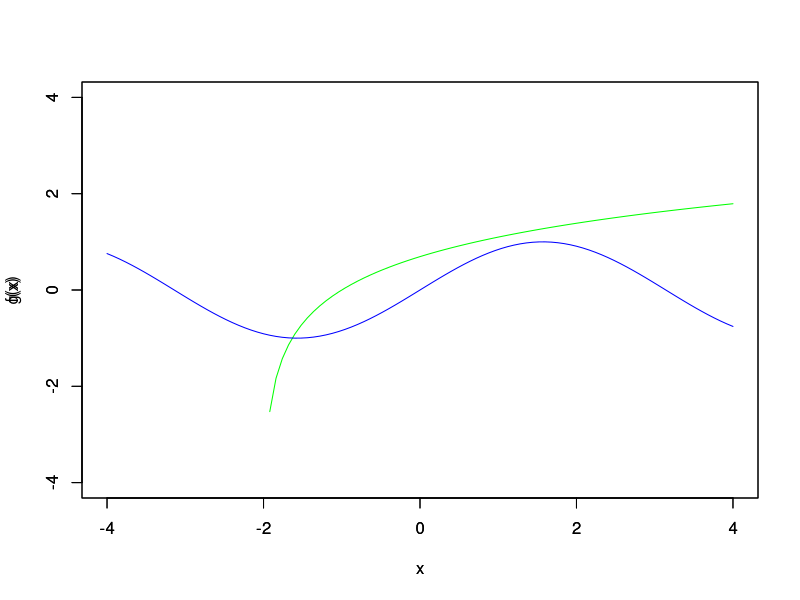
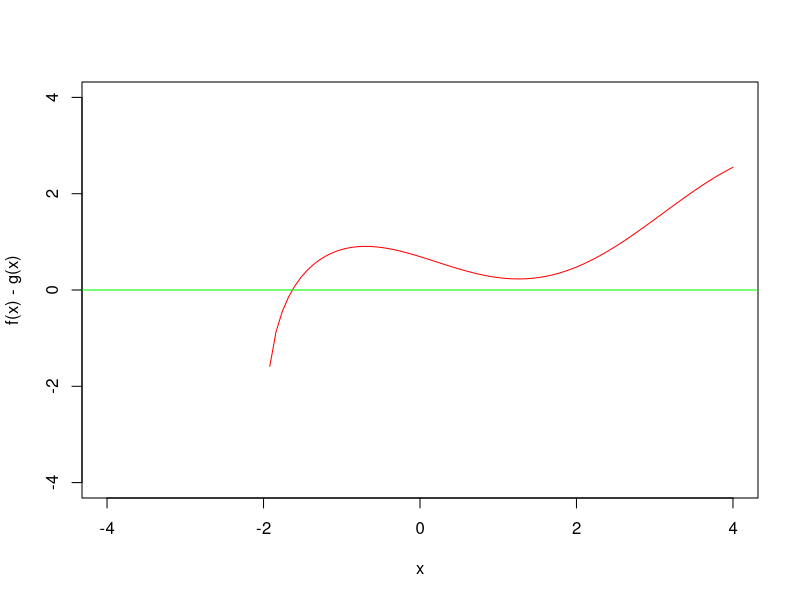

The R script that drew these images, in order: (Note: this script raises an error after producing the figures.)

f = function(x){log(x+2)}
g = function(x){sin(x)}
Tolerancia = 0.00000001
q = function(x){log(x+2)-sin(x)}
Teorico = uniroot(q, c(-1.8,-1), tol = 1e-9) 


#grafica funcion f
plot(f, xlim = c(-4,4), ylim=c(-4,4), ylab = "f(x)", col = "green")
par(new = TRUE)
#grafica funcion g
plot(g, xlim = c(-4,4), ylim=c(-4,4), ylab = "g(x)", col = "blue")
plot(q, xlim = c(-4,4), ylim=c(-4,4), ylab = "f(x) - g(x)", col = "red")
par(new = TRUE)
#grafica donde la funcion q intercepta con x = 0
abline(0,0, col = "green")

#Variables
a = -1.9
b = -1
arr = c(0)
arr[1] = a
arr[2] = b
i=3
errorRec1 = c() 
errorRecSig = c()

#Inicio del while
while(abs(Teorico$root-arr[i-2]) > Tolerancia){
  errorRec1[i-2]=abs(Teorico$root-arr[i-2])
  arr[i]= arr[i-1]-((q(arr[i-1])*(arr[i-1]-arr[i-2]))/(q(arr[i-1])-q(arr[i-2])))
  i = i+1
}

i=1
while(i<length(errorRec1)+1){
  errorRecSig[i]=errorRec1[i+1]
  i = i+1
}
plot(errorRec1,errorRecSig, type="l")

numero_iteraciones = length(arr)

Metodo2 = c(0)
errorIt = c(0)
errorItsig = c(0)
Metodo2[1] = a
Metodo2[2] = b
i=3

while(abs(Teorico$root-Metodo2[i-2]) > Tolerancia){
  errorIt[i-2]=abs(Teorico$root-arr[i-2])
  Metodo2[i]= Metodo2[i-1]-((q(Metodo2[i-1]))*(Metodo2[i-1]-Metodo2[i-2])/(q(Metodo2[i-1])-q(Metodo2[i-2])))
  i = i+1
}

i=1
while(i<length(errorIt)+1){
  errorItsig[i]=errorIt[i+1]
  i = i+1
}

plot(errorIt,errorItsig, type ="l",col ="blue")

tabla = data.frame(errorRec1,errorRecSig,errorIt,errorItsig)
tabla


